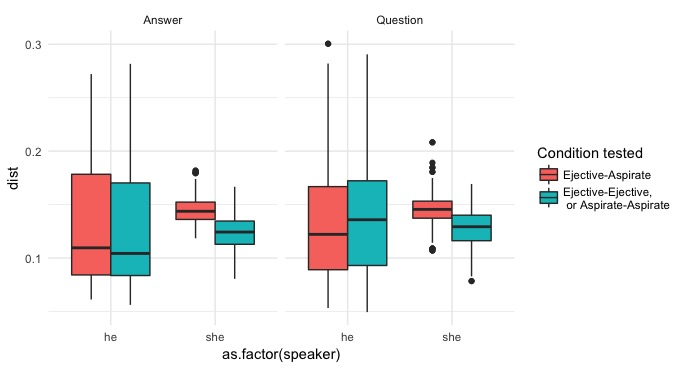

The script that drew this image:
# If needed
library(plyr)
library(ggplot2)

########################################################################
# Files
distances <- readr::read_delim("by_vowel_distances_initial.txt", " ")
item <- readr::read_delim("data_initial.item", " ")

########################################################################
# Sort distances - output dis2txt file - tokens in initial position
# With distance scores
names(distances)[which(names(distances)=="d(A, B)")] <- "dist"
sort_dist_score <- dplyr::select(distances, dplyr::starts_with("file"))
score <- dplyr::select(distances, dplyr::starts_with("d"))
sort_dist_score <- dplyr::bind_cols(sort_dist_score, score)
sort_dist_score_ <- t(apply(sort_dist_score, 1, sort))
sort_dist_score__ <- dplyr::as_tibble(sort_dist_score_)
sort_dist_score___ <- dplyr::arrange(sort_dist_score__, V2)
# 2317 actual pairs tested 
dist_sorted_score <- unique(sort_dist_score___)

how_many_repetitons <- sort_dist_score___
how_many_repetitons <- ddply(.data = how_many_repetitons,.(V2,V3),nrow)
# Just to make sure the distance scores are matched to the right pairs
scores_unique <- dist_sorted_score
score_repetitions <- dplyr::bind_cols(how_many_repetitons, scores_unique)
# If yes: 
which_not_duplicated <- subset(score_repetitions, V1=="1")
which_not_duplicated$V21 <- NULL
which_not_duplicated$V31 <- NULL
which_not_duplicated$V1 <- NULL

# In the data, there are 2289 duplicated pairs
which_duplicated <- subset(score_repetitions, V1=="2")
which_duplicated$V21 <- NULL
which_duplicated$V31 <- NULL
which_duplicated$V1 <- NULL

# Et on a bien le nombre de paires présentes dans le tableau de base
2289*2+28

#########################################################################
# Now what are the pairs tested? 
item_B <- dplyr::select(distances, dplyr::ends_with("_B"))
item_B_ <- dplyr::inner_join(item_B, item, by=c(file_B="#file", onset_B="onset", offset_B="offset"))
item_B__ <- dplyr::rename_at(item_B_, names(item_B_)[!endsWith(names(item_B_), "_B")], function(x) paste0(x, "_B"))

item_A <- dplyr::select(distances, dplyr::ends_with("_A"))
item_A_ <- dplyr::inner_join(item_A, item, by=c(file_A="#file", onset_A="onset", offset_A="offset"))
item_A__ <- dplyr::rename_at(item_A_, names(item_A_)[!endsWith(names(item_A_), "_A")], function(x) paste0(x, "_A"))

# Prepare les colonnes qui m interessent dans A et B
item_B_clean <- item_B__
item_B_clean$pulm_B <- NULL
item_B_clean$place_B <- NULL
item_B_clean$vowel_B <- NULL
item_B_clean$position_B <- NULL
colnames(item_B_clean)[colnames(item_B_clean)=="speaker_B"] <- "speaker"
colnames(item_B_clean)[colnames(item_B_clean)=="question_B"] <- "question"

item_A_clean <- item_A__
item_A_clean$pulm_A <- NULL
item_A_clean$place_A <- NULL
item_A_clean$vowel_A <- NULL
item_A_clean$position_A <- NULL
item_A_clean$speaker_A <- NULL
item_A_clean$question_A <- NULL

# Selectionne le distance score
distance_score <- dplyr::select(distances, dplyr::starts_with("d"))

# Met tout dans un meme tibble
distances_better <- dplyr::bind_cols(item_A_clean, item_B_clean, distance_score)
# Save file
write.table(distances_better, "distances_better.csv", sep = ";", row.names = F, col.names = T, quote = F)

# Create a new table with fewer information                   
names(distances_better)[which(names(distances_better)=="#item_A")] <- "item_A"
names(distances_better)[which(names(distances_better)=="#item_B")] <- "item_B"
how_many_repetitons_all <- ddply(.data = distances_better,.(item_A,item_B),nrow)
  
# Create subsets
speaker_column <- dplyr::select(distances_better, dplyr::starts_with("speaker"))
phone_columns <- dplyr::select(distances_better, dplyr::starts_with("phone"))
distance_column <- dplyr::select(distances_better, dplyr::starts_with("d"))
question_column <- dplyr::select(distances_better, dplyr::starts_with("ques"))
better_table_distances <- dplyr::bind_cols(how_many_repetitons_all, speaker_column, phone_columns, distance_column, question_column)

# Plot the results
some_plot <- ggplot2::ggplot(data=better_table_distances, ggplot2::aes(x=dist)) +
  ggplot2::geom_histogram() +
  ggplot2::facet_wrap(~ speaker) #, scales = 'free_y')
print(some_plot)

better_table_distances$glottal_A <- ifelse(grepl(">", better_table_distances$phone_A), "ejective", "aspirate")
better_table_distances$glottal_B <- ifelse(grepl(">", better_table_distances$phone_B), "ejective", "aspirate")
better_table_distances$same_value <- better_table_distances$glottal_A == better_table_distances$glottal_B
better_table_distances$same_value <- ifelse(better_table_distances$same_value == "FALSE", "contrast", "same")

# better_table_distances$contrast_tested <- better_table_distances$same_value
# better_table_distances$contrast_tested <- ifelse(better_table_distances$glottal_A == "ejective", "ejective", "aspirate")

some_other_plot <- ggplot2::ggplot(data=better_table_distances, ggplot2::aes(x=dist)) +
  ggplot2::geom_histogram() +
  ggplot2::geom_vline(data = better_table_distances, xintercept=median(better_table_distances$dist, color = "red")) +
  ggplot2::facet_wrap(same_value ~ speaker) #, scales = 'free_y') 
# On voit qu'il y a une difference assez evidente de distribution des resultats entre les deux speakers, mais pas forcement en fonction du contraste teste
print(some_other_plot)

labels <- c(a = "Answer", q = "Question")
new_plot <- ggplot2::ggplot(better_table_distances, ggplot2::aes(x = as.factor(speaker), y=dist, fill=same_value)) +
  ggplot2::geom_boxplot() + 
  ggplot2::facet_grid(~question, labeller = labeller(question = labels)) +
  ggplot2::theme_minimal() +
  ggplot2::scale_fill_discrete(name="Condition tested", labels=c("Ejective-Aspirate", "Ejective-Ejective,\n or Aspirate-Aspirate"))
# Grosse difference entre les speakers
print(new_plot)
